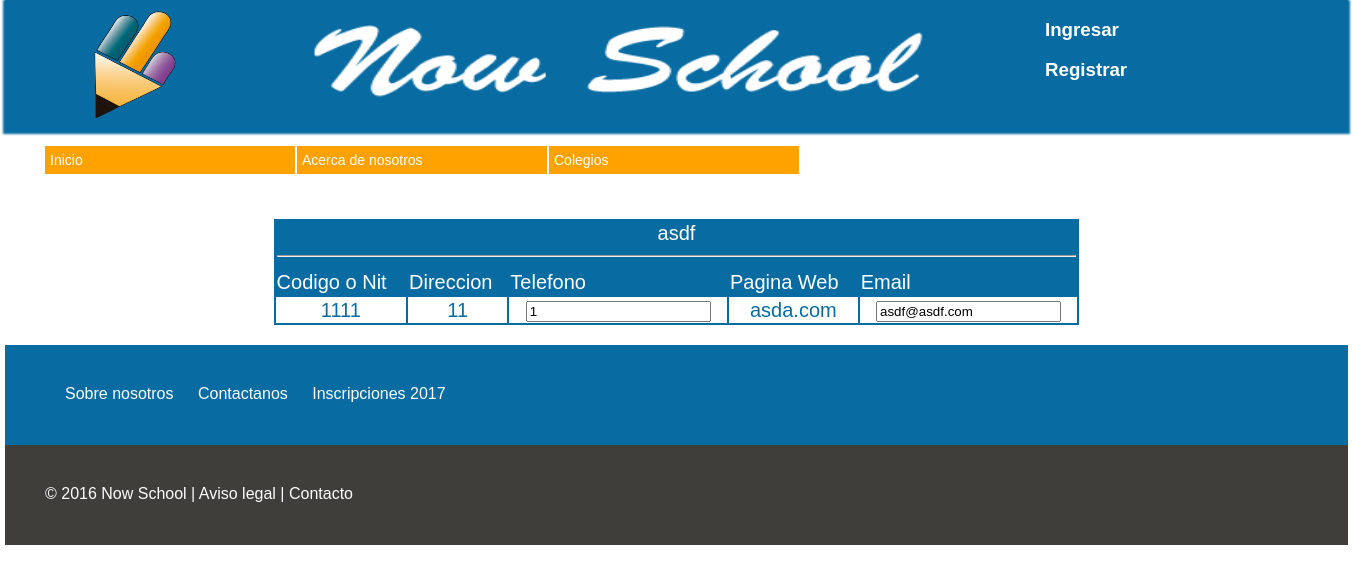
Page /ver_colegioadmin.php on the earlier database version.
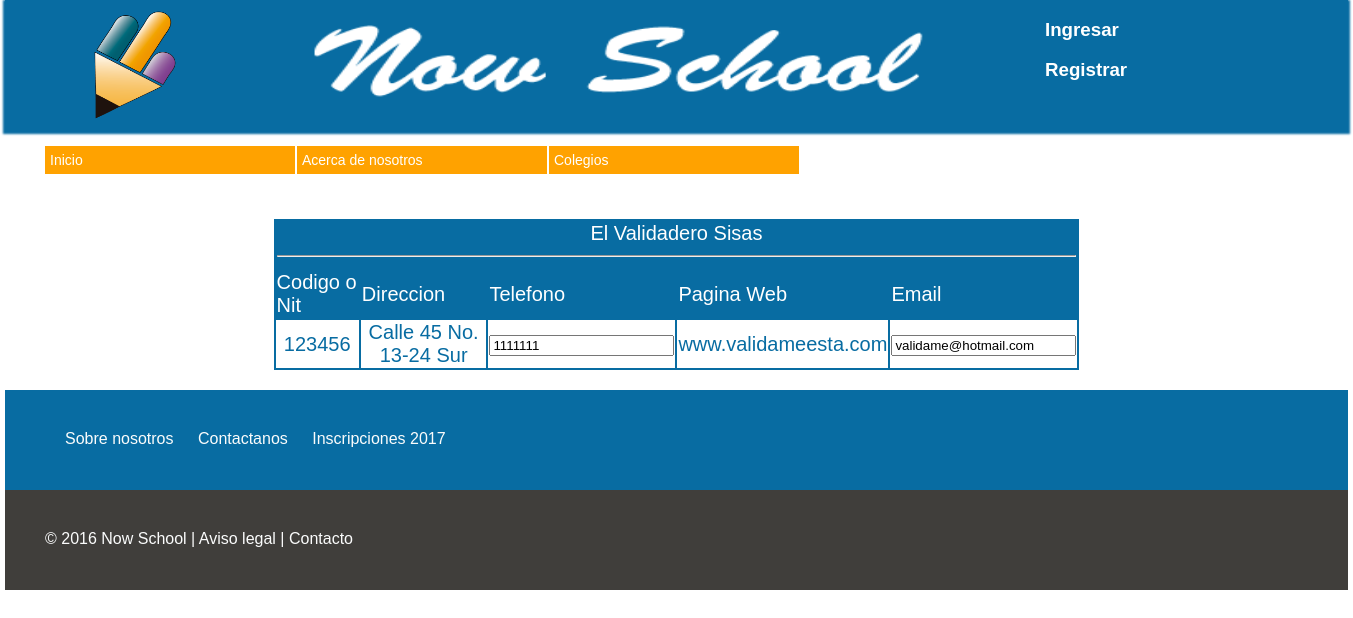
Same page on the later database version.
### tables this page shows
CREATE TABLE `colegios` (
  `id_colegio` int(11) NOT NULL AUTO_INCREMENT,
  `codigonit` int(15) DEFAULT NULL,
  `nombre` varchar(30) DEFAULT NULL,
  `direccion` varchar(50) DEFAULT NULL,
  `telefono` int(15) DEFAULT NULL,
  `pagina_web` varchar(30) DEFAULT NULL,
  `email` varchar(30) DEFAULT NULL,
  `id_localidad` int(11) NOT NULL,
  PRIMARY KEY (`id_colegio`)
);

### database/utilidades_sql.php (called while the page is built, shortened)
<?php
$MySqli = new MySqli (DB_HOST,DB_USER,DB_PASSWORD,DB_DATABASE);
mysqli_set_charset($MySqli, 'utf8');
function get_colegios ($colegios)
{
	global $MySqli;
	$sql = "SELECT * FROM colegios ORDER BY id_colegio DESC limit 1";
	return $MySqli -> query($sql);
}
 ?>

### ver_colegioadmin.php (the view)
<?php
include_once ('php/header.inc');
?>
<?php
include_once('database/utilidades_sql.php');
$result = get_colegios ($_SESSION['email']);
?>
<div id="contenedor_vista_colegio">
    <div class="vista_colegio"><br>
    <form method="POST" action="php/updatecolegio.php">
	    <table class="formatabla">
	    <tr>
		    <td colspan="5" align="center">
		  <?php
	    		$datos_colegios = $result -> fetch_assoc();
	    		echo $datos_colegios['nombre'];
	    		?>  <hr>
	    	</td>
	    </tr>
	    <tr>
	    	<td>Codigo o Nit</td>
	    	<td>Direccion</td>
	    	<td>Telefono</td>
	    	<td>Pagina Web</td>
	    	<td>Email</td>
	    </tr>
    <?php
        echo "<tr class='formatablatr0'>
           <td>".$datos_colegios['codigonit']. "</td>
           <td>".$datos_colegios['direccion'] ."</td>
	        <td><input name='telefono' value='".$datos_colegios['telefono']."'></td>
	        <td>".$datos_colegios['pagina_web']."</td>
			<td><input name='email' value='".$datos_colegios['email']."'></td>
		    </tr>";
?>
</table>
</form>
</div>
</div>
<?php
include_once ('php/footer.inc');
?>

Differences in the rows shown:
no longer on this page (row unchanged): colegios: nombre "asdf", codigonit "1111", direccion "11", telefono "1", pagina_web "asda.com", email "asdf@asdf.com"
added colegios: nombre "El Validadero Sisas", codigonit "123456", direccion "Calle 45 No. 13-24 Sur", telefono "1111111", pagina_web "www.validameesta.com", email "validame@hotmail.com"
